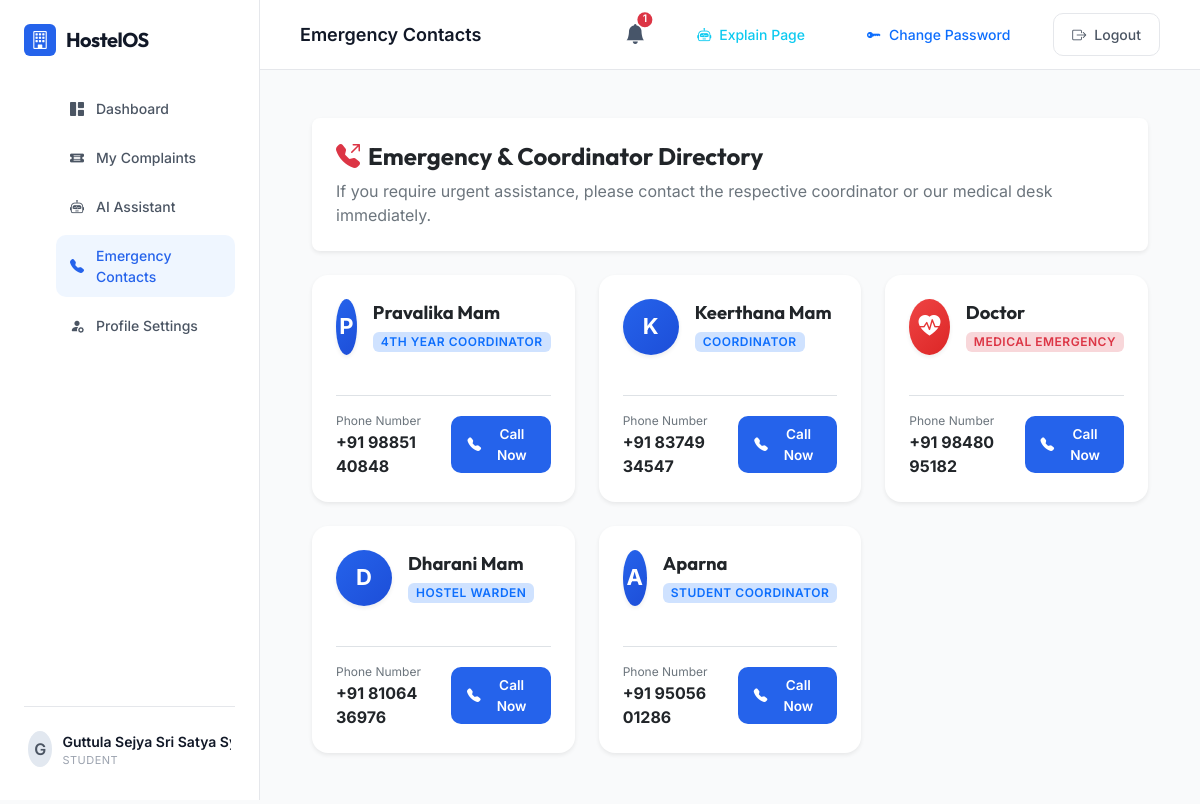
The page /student/emergency-contacts (signed in) on the database its author committed.
### app/models.py (models this page shows, shortened)
class User(db.Model):
    __tablename__ = 'users'
    id = db.Column(db.Integer, primary_key=True)
    username = db.Column(db.String(80), unique=True, nullable=False) # Roll number for student, username for others
    password_hash = db.Column(db.String(200), nullable=False)
    role = db.Column(db.String(20), nullable=False) # 'super_admin', 'admin', 'staff', 'student'
    name = db.Column(db.String(100), nullable=False)
    phone = db.Column(db.String(15), nullable=False)
    status = db.Column(db.String(20), default='approved') # 'pending', 'approved', 'rejected'
    created_at = db.Column(db.DateTime, default=datetime.utcnow)
    student_profile = db.relationship('StudentProfile', backref='user', uselist=False, cascade="all, delete-orphan")

class EmergencyContact(db.Model):
    __tablename__ = 'emergency_contacts'
    id = db.Column(db.Integer, primary_key=True)
    name = db.Column(db.String(100), nullable=False)
    role = db.Column(db.String(100), nullable=False)
    phone = db.Column(db.String(20), nullable=False)

### app/routes/student.py (the view)
@student_bp.route('/emergency-contacts')
@login_required
@role_required(['student'])
def emergency_contacts():
    from app.models import EmergencyContact
    contacts = EmergencyContact.query.all()
    return render_template('student_emergency_contacts.html', contacts=contacts)

### app/routes/auth.py (called while the page is built, shortened)
def login_required(f):
    @wraps(f)
    def decorated_function(*args, **kwargs):
        if 'user_id' not in session:
            flash('Please log in to access this page.', 'warning')
            return redirect(url_for('auth.login'))
        return f(*args, **kwargs)
    return decorated_function

def role_required(roles):
    def decorator(f):
        @wraps(f)
        def decorated_function(*args, **kwargs):
            if 'user_id' not in session:
                flash('Please log in to access this page.', 'warning')
                return redirect(url_for('auth.login'))
            user_role = session.get('role')
            return f(*args, **kwargs)
        return decorated_function
    return decorator

### app/templates/student_emergency_contacts.html (shortened to what this page needs)
{% extends 'base.html' %}
{% block header_title %}Emergency Contacts{% endblock %}
{% block content %}
<div class="container-fluid py-2">
    <div class="row mb-4">
        <div class="col-12">
            <div class="card shadow-sm border-0 p-4 rounded-3 bg-white">
                <h4 class="fw-bold mb-2 text-dark d-flex align-items-center gap-2">
                    <i class="bi bi-telephone-outbound-fill text-danger"></i> Emergency & Coordinator Directory
                </h4>
                <p class="text-secondary mb-0">
                    If you require urgent assistance, please contact the respective coordinator or our medical desk immediately.
                </p>
            </div>
        </div>
    </div>
    <div class="row">
        {% for contact in contacts %}
        <div class="col-md-4 mb-4">
            <div class="card shadow-sm border-0 h-100 p-4 bg-white rounded-3 contact-card" style="transition: transform 0.2s, box-shadow 0.2s; border-radius: var(--radius-lg) !important;">
                <div class="d-flex align-items-center gap-3 mb-3">
                    <div class="rounded-circle d-flex align-items-center justify-content-center text-white fw-bold shadow-sm"
                         style="width: 56px; height: 56px; font-size: 22px;
                                background: {% if 'doctor' in contact.name.lower() or 'medical' in contact.role.lower() %}linear-gradient(135deg, #ef4444, #dc2626){% else %}linear-gradient(135deg, #2563eb, #1d4ed8){% endif %};">
                        {% if 'doctor' in contact.name.lower() or 'medical' in contact.role.lower() %}
                            <i class="bi bi-heart-pulse-fill"></i>
                        {% else %}
                            {{ contact.name[0] }}
                        {% endif %}
                    </div>
                    <div>
                        <h5 class="fw-bold mb-1 text-dark" style="font-size: 1.15rem; font-family: var(--font-heading);">{{ contact.name }}</h5>
                        <span class="badge {% if 'doctor' in contact.name.lower() or 'medical' in contact.role.lower() %}bg-danger-subtle text-danger{% else %}bg-primary-subtle text-primary{% endif %} py-1.5 px-2.5" style="font-size: 0.75rem; border-radius: 6px;">
                            {{ contact.role }}
                        </span>
                    </div>
                </div>
                <div class="mt-4 border-top pt-3">
                    <div class="d-flex align-items-center justify-content-between">
                        <div>
                            <small class="text-secondary d-block" style="font-size: 0.75rem;">Phone Number</small>
                            <span class="fw-bold text-dark" style="font-size: 1rem;">{{ contact.phone }}</span>
                        </div>
                        <a href="tel:{{ contact.phone|replace(' ', '') }}" class="btn btn-primary d-flex align-items-center gap-2 px-3 py-2 text-white" style="border-radius: var(--radius-md); font-weight: 600; font-size: 0.85rem; background-color: var(--primary-color); border: none; transition: background-color 0.2s;">
                            <i class="bi bi-telephone-fill"></i> Call Now
                        </a>
                    </div>
                </div>
            </div>
        </div>
        {% endfor %}
    </div>
</div>
{% endblock %}

### app/templates/base.html (shortened to what this page needs)
<!DOCTYPE html>
<html lang="en">
<head>
    <link href="https://cdn.jsdelivr.net/npm/bootstrap@5.3.3/dist/css/bootstrap.min.css" rel="stylesheet">
    <link href="https://cdn.jsdelivr.net/npm/bootstrap-icons@1.11.3/font/bootstrap-icons.min.css" rel="stylesheet">
    <link rel="stylesheet" href="{{ url_for('static', filename='css/style.css') }}">
</head>
<body>
    {% if g.user %}
    <div class="app-container">
        <aside class="sidebar">
            <div class="logo-container">
                <div class="logo-icon"><i class="bi bi-building"></i></div>
                <div class="logo-text">HostelOS</div>
            </div>
            <ul class="nav-menu">
                {% if session.role == 'student' %}
                    <li class="nav-item {% if request.path == '/student/dashboard' %}active{% endif %}">
                        <a href="{{ url_for('student.dashboard') }}">
                            <i class="bi bi-grid-1x2-fill"></i> Dashboard
                        </a>
                    </li>
                    <li class="nav-item {% if request.path == '/complaints/list' %}active{% endif %}">
                        <a href="{{ url_for('complaints.list_tickets') }}">
                            <i class="bi bi-ticket-detailed-fill"></i> My Complaints
                        </a>
                    </li>
                    <li class="nav-item {% if request.path == '/ai/assistant' %}active{% endif %}">
                        <a href="{{ url_for('ai.assistant') }}">
                            <i class="bi bi-robot"></i> AI Assistant
                        </a>
                    </li>
                    <li class="nav-item {% if request.path == '/student/emergency-contacts' %}active{% endif %}">
                        <a href="{{ url_for('student.emergency_contacts') }}">
                            <i class="bi bi-telephone-fill"></i> Emergency Contacts
                        </a>
                    </li>
                    <li class="nav-item {% if request.path == '/student/profile' %}active{% endif %}">
                        <a href="{{ url_for('student.profile') }}">
                            <i class="bi bi-person-fill-gear"></i> Profile Settings
                        </a>
                    </li>
                {% endif %}
            </ul>
            <div class="sidebar-footer">
                <div class="user-profile-badge">
                    <div class="avatar">{{ g.user.name[0] }}</div>
                    <div class="user-info">
                        <div class="user-name">{{ g.user.name }}</div>
                        <div class="user-role">{{ g.user.role }}</div>
                    </div>
                </div>
            </div>
        </aside>
        <div class="main-wrapper">
            <header class="header">
                <div class="header-title d-flex align-items-center gap-3">
                    {% block header_title %}Dashboard{% endblock %}
                </div>
                <div class="header-actions d-flex align-items-center">
                    <div class="dropdown me-3">
                        <button class="btn btn-link text-decoration-none position-relative text-dark p-0" type="button" id="notificationDropdown" data-bs-toggle="dropdown" aria-expanded="false">
                            <i class="bi bi-bell-fill fs-5" style="color: #475569;"></i>
                            {% if g.unread_notifications %}
                                <span class="position-absolute top-0 start-100 translate-middle badge rounded-pill bg-danger" style="font-size: 0.65rem; padding: 0.25em 0.5em;">
                                    {{ g.unread_notifications|length }}
                                </span>
                            {% endif %}
                        </button>
                    </div>
                    <button type="button" class="btn btn-outline-info btn-sm me-2" id="ai-explain-btn">
                        <i class="bi bi-robot"></i> Explain Page
                    </button>
                    <button type="button" class="btn btn-outline-primary btn-sm me-2" data-bs-toggle="modal" data-bs-target="#changePasswordModal">
                        <i class="bi bi-key-fill"></i> Change Password
                    </button>
                    <a href="{{ url_for('auth.logout') }}" class="btn btn-secondary btn-sm">
                        <i class="bi bi-box-arrow-right"></i> Logout
                    </a>
                </div>
            </header>
            <main class="content-body">
                {% block content %}{% endblock %}
            </main>
        </div>
    </div>
    {% else %}
        {% block auth_content %}{% endblock %}
    {% endif %}
</body>
</html>

### app/static/css/style.css (style rules this page uses)
:root { --bg-primary: #f9fafb; --bg-secondary: #ffffff; --border-color: #e5e7eb; --text-primary: #111827; --text-secondary: #4b5563; --text-muted: #9ca3af; --primary-color: #2563eb; --primary-hover: #1d4ed8; --primary-light: #eff6ff; --success-color: #10b981; --success-light: #ecfdf5; --warning-color: #f59e0b; --warning-light: #fffbeb; --danger-color: #ef4444; --danger-light: #fef2f2; --font-sans: 'Inter', -apple-system, BlinkMacSystemFont, "Segoe UI", Roboto, sans-serif; --font-heading: 'Outfit', sans-serif; --shadow-sm: 0 1px 2px 0 rgba(0, 0, 0, 0.05); --shadow-md: 0 4px 6px -1px rgba(0, 0, 0, 0.05), 0 2px 4px -1px rgba(0, 0, 0, 0.03); --shadow-lg: 0 10px 15px -3px rgba(0, 0, 0, 0.05), 0 4px 6px -2px rgba(0, 0, 0, 0.02); --radius-sm: 6px; --radius-md: 10px; --radius-lg: 16px; }
* { box-sizing: border-box; margin: 0; padding: 0; }
body { font-family: var(--font-sans); background-color: var(--bg-primary); color: var(--text-primary); -webkit-font-smoothing: antialiased; min-height: 100vh; display: flex; flex-direction: column; }
h1, h2, h3, h4, h5, h6 { font-family: var(--font-heading); color: var(--text-primary); font-weight: 600; }
a { color: var(--primary-color); text-decoration: none; transition: color 0.2s ease; }
.app-container { display: flex; min-height: 100vh; width: 100%; }
.sidebar { width: 260px; background-color: var(--bg-secondary); border-right: 1px solid var(--border-color); padding: 24px; display: flex; flex-direction: column; position: sticky; top: 0; height: 100vh; z-index: 100; }
.logo-container { display: flex; align-items: center; gap: 10px; margin-bottom: 32px; }
.logo-icon { width: 32px; height: 32px; background-color: var(--primary-color); border-radius: var(--radius-sm); display: flex; align-items: center; justify-content: center; color: white; font-weight: bold; font-size: 18px; }
.logo-text { font-family: var(--font-heading); font-size: 20px; font-weight: 700; letter-spacing: -0.5px; color: var(--text-primary); }
.nav-menu { list-style: none; display: flex; flex-direction: column; gap: 8px; flex-grow: 1; }
.nav-item a { display: flex; align-items: center; gap: 12px; padding: 10px 14px; color: var(--text-secondary); font-weight: 500; font-size: 14px; border-radius: var(--radius-md); transition: all 0.2s ease; }
.nav-item.active a, .nav-item a:hover { background-color: var(--primary-light); color: var(--primary-color); }
.sidebar-footer { padding-top: 16px; border-top: 1px solid var(--border-color); }
.user-profile-badge { display: flex; align-items: center; gap: 10px; padding: 8px 4px; }
.avatar { width: 36px; height: 36px; border-radius: 50%; background-color: #e2e8f0; display: flex; align-items: center; justify-content: center; font-weight: 600; color: var(--text-secondary); }
.user-info { overflow: hidden; white-space: nowrap; text-overflow: ellipsis; }
.user-name { font-size: 14px; font-weight: 600; color: var(--text-primary); }
.user-role { font-size: 11px; color: var(--text-muted); text-transform: uppercase; letter-spacing: 0.5px; }
.main-wrapper { flex-grow: 1; display: flex; flex-direction: column; min-width: 0; }
.header { height: 70px; background-color: var(--bg-secondary); border-bottom: 1px solid var(--border-color); display: flex; align-items: center; justify-content: space-between; padding: 0 40px; }
.header-title { font-size: 18px; font-weight: 600; }
.header-actions { display: flex; align-items: center; gap: 16px; }
.content-body { padding: 40px; flex-grow: 1; overflow-y: auto; }
.card { background-color: var(--bg-secondary); border: 1px solid var(--border-color); border-radius: var(--radius-lg); padding: 24px; box-shadow: var(--shadow-sm); transition: transform 0.2s ease, box-shadow 0.2s ease; }
.btn { display: inline-flex; align-items: center; justify-content: center; gap: 8px; padding: 10px 18px; font-size: 14px; font-weight: 500; border-radius: var(--radius-md); border: 1px solid transparent; cursor: pointer; transition: all 0.2s ease; font-family: var(--font-sans); }
.btn-primary { background-color: var(--primary-color); color: white; }
.btn-secondary { background-color: white; border-color: var(--border-color); color: var(--text-secondary); }
.badge { display: inline-flex; align-items: center; padding: 4px 8px; font-size: 11px; font-weight: 600; border-radius: 9999px; text-transform: uppercase; letter-spacing: 0.5px; }
.mt-4 { margin-top: 16px; }
.mb-4 { margin-bottom: 16px; }

### rows shown on the page
User: user "G", user.name "Guttula Sejya Sri Satya…", user.role "STUDENT"
EmergencyContact: name "P", name "Pravalika Mam", role "4TH YEAR COORDINATOR", phone "+91 98851 40848"
EmergencyContact: name "K", name "Keerthana Mam", role "COORDINATOR", phone "+91 83749 34547"
EmergencyContact: name "Doctor", role "MEDICAL EMERGENCY", phone "+91 98480 95182"
EmergencyContact: name "D", name "Dharani Mam", role "HOSTEL WARDEN", phone "+91 81064 36976"
EmergencyContact: name "A", name "Aparna", role "STUDENT COORDINATOR", phone "+91 95056 01286"

### other values the page prints
{{ g.unread_notifications|length }} "1"
